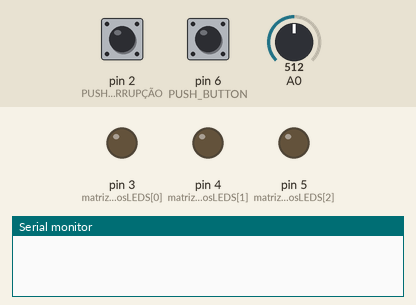
This sketch was run on a simulated Arduino Uno, built with avr-gcc and run on an emulated ATmega328P. On the bench: output pins drawn as LEDs (lit = HIGH), the last lines printed to the serial monitor. Dashed ring = blinking. The test bench sets the inputs (shaded band); at power-on: pin 6 (PUSH_BUTTON) HIGH, pin 2 (PUSH_BUTTON_INTERRUPÇÃO) HIGH, A0 = 512.

Above: at 1.2 s.
1.3 s: pin 6 (PUSH_BUTTON) pulled LOW for 0.15 s
At 1.37 s:
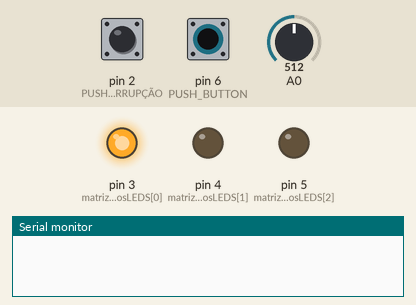
At 1.87 s:
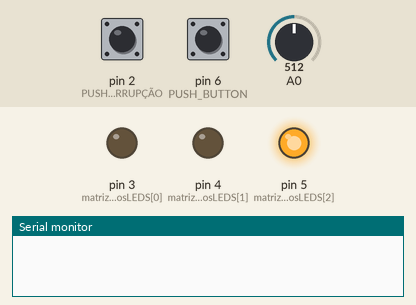
4.3 s: pin 2 (PUSH_BUTTON_INTERRUPÇÃO) pulled LOW for 0.15 s
5.9 s: pin 6 (PUSH_BUTTON) pulled LOW for 3.2 s
At 6.22 s:
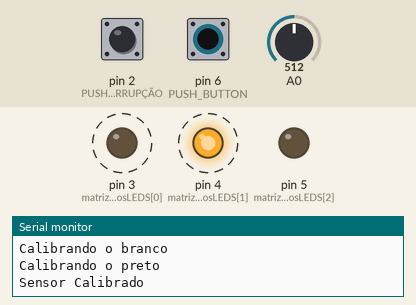
Timing chart, 0 to 11.1 s (numbered marks = the images above; inputs shaded):
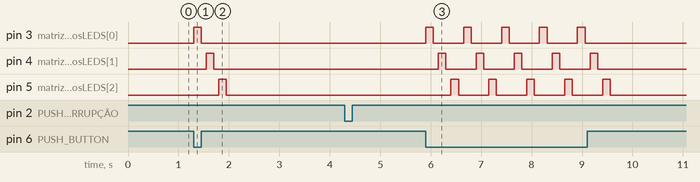

The sketch:

Questao3.ino
```cpp
int matrizPinodosLEDS[] = {3, 4, 5};
float matrizCores[] = {0, 0, 0};
float matrizBranco[] = {0, 0, 0};
float matrizPreto[] = {0, 0, 0};

int mediaLeituras;


void Calibracao() {

  //Calibrando o branco!
  Serial.println("Calibrando o branco");
  delay(5000);
  for (int i = 0; i <= 2; i++) {
    digitalWrite(matrizPinodosLEDS[i], HIGH);
    delay(100);
    mediaSensor(5);
    matrizBranco[i] = mediaLeituras;
    digitalWrite(matrizPinodosLEDS[i], LOW);
    delay(100);
  }

  //Calibrando o preto!
  Serial.println("Calibrando o preto");
  delay(5000);
  for (int i = 0; i <= 2; i++) {
    digitalWrite(matrizPinodosLEDS[i], HIGH);
    delay(100);
    mediaSensor(5);
    matrizPreto[i] = mediaLeituras;
    digitalWrite(matrizPinodosLEDS[i], LOW);
    delay(100);
  }

  //Avisa que a calibragem foi feita
  Serial.println("Sensor Calibrado");
  delay(3000);
}

//Checa a cor
void checaCores() {
  for (int i = 0; i <= 2; i++) {
    digitalWrite(matrizPinodosLEDS[i], HIGH);
    delay(100);
    mediaSensor(5);
    matrizCores[i] = mediaLeituras;
    float cinzaDif = matrizBranco[i] - matrizPreto[i];
    matrizCores[i] = (matrizCores[i] - matrizPreto[i]) / (cinzaDif) * 255;
    digitalWrite(matrizPinodosLEDS[i], LOW);
    delay(100);
  }
}

void mediaSensor(int vezes) {
  int leituras;
  int somatorio = 0;
  for (int i = 0; i < vezes; i++) {
    leituras = analogRead(0);
    somatorio = leituras + somatorio;
    delay(10);
  }
  mediaLeituras = (somatorio) / vezes;
}

void mostraCores() {
  Serial.print("R = ");
  Serial.println(int(matrizCores[0]));
  Serial.print("G = ");
  Serial.println(int(matrizCores[1]));
  Serial.print("B = ");
  Serial.println(int(matrizCores[2]));

}

void setup()
{
  Serial.begin(9600);
  pinMode(3, OUTPUT); //LED VERMELHO
  pinMode(4, OUTPUT); //LED AZUL
  pinMode(5, OUTPUT); //LED VERDE
  pinMode(6, INPUT_PULLUP); //PUSH BUTTON
  pinMode(2, INPUT_PULLUP); //PUSH BUTTON INTERRUPÇÃO
  attachInterrupt(digitalPinToInterrupt(2), Calibracao, FALLING);
}

void loop()
{
  if (digitalRead(6) == LOW)
  {
    checaCores();
    mostraCores();
  }
}
```

Measured:
- after the input at 1.3 s, pin 3 (matrizPinodosLEDS[0]): LOW → HIGH at once, → LOW 0.15 s later; pin 4 (matrizPinodosLEDS[1]): LOW → HIGH after 0.25 s, → LOW 0.15 s later; pin 5 (matrizPinodosLEDS[2]): LOW → HIGH after 0.50 s, → LOW 0.15 s later
- after the input at 5.9 s, pin 3 (matrizPinodosLEDS[0]): alternates HIGH for 0.15 s and LOW for 0.60 s, 10 changes in all, then stays LOW, starting at once; pin 4 (matrizPinodosLEDS[1]): alternates HIGH for 0.15 s and LOW for 0.60 s, 10 changes in all, then stays LOW, starting after 0.25 s
